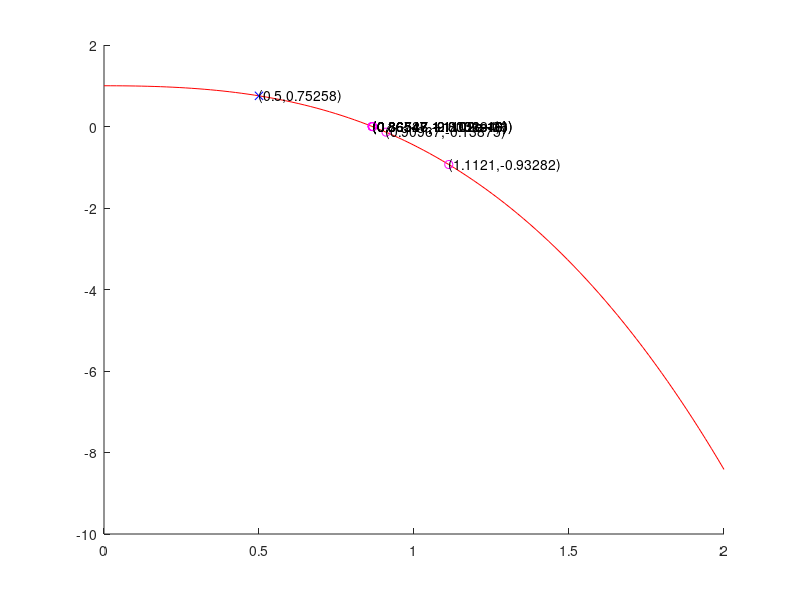

The MATLAB source for this figure:
%METODO DE NEWTON
%ALUMNO: LUNA INFANTES FABRICIO

clc;
format long;
aprox=0.5;%aproximacion
tol=1;%tolerancia
iter=10;%mnumero max de iteraciones
p=0;
i=1;%contador de iteraciones

function [result]=funcion(num)%se evalua el numero en la funcion
  result=cos(num)- num.^3;
  return
endfunction

function [result1]=derivate(num)%funcion derivada
  result1=-sin(num)-3*num.^2;
  return
endfunction

hold on
c=linspace(0,2);
plot(c,funcion(c),'r-');
plot(aprox,funcion(aprox),'bx-');% grafica las aprox iniciales
text(aprox,funcion(aprox),strcat("(",num2str(aprox),",",num2str(funcion(aprox)),")"));

while(i<=iter)
  p=aprox-(funcion(aprox)/derivate(aprox)); %se busca la nueva aproximacion
  if(abs(p-aprox)<tol)
    disp(p);%imprime la nueva aproximacion
    plot(p,funcion(p),'mo');%grafica el punto aproximado de color magenta
    text(p,funcion(p),strcat("(",num2str(p),",",num2str(funcion(p)),")"));
    pause(0.8);
  end
  i=i+1;%contador aumenta
  aprox=p;%el valor de la nueva aproximacion se le asigna a otra variable
end

fprintf('El metodo fracaso despues de %d',iter);
fprintf(' iteraciones');
hold off
